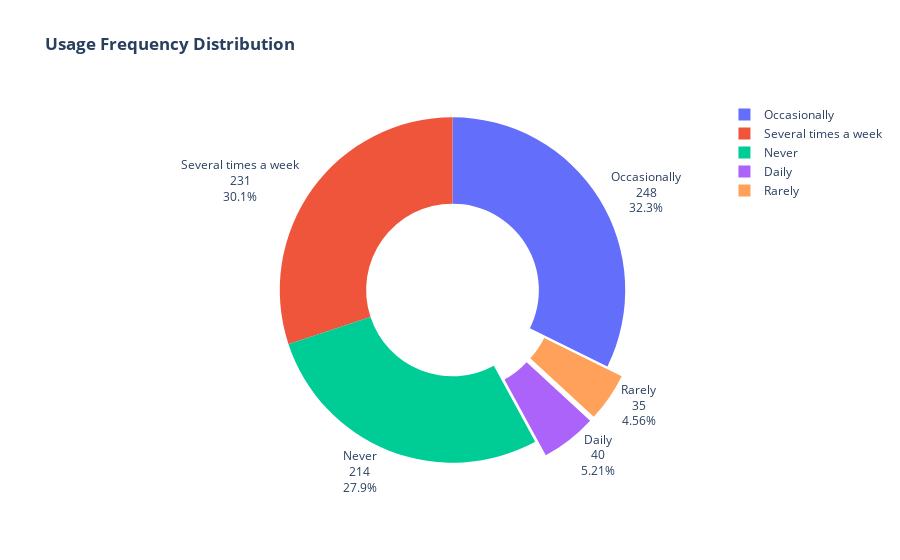

Notebook code for this chart:
### Code cell
import plotly.graph_objects as go

labels = data['Usage_Freq'].unique()
values = data['Usage_Freq'].value_counts()

# Define explode values; set non-zero values for the slices you want to explode
explode = [0.1 if label in ['Rarely', 'Daily'] else 0 for label in labels]

fig = go.Figure(data=[go.Pie(labels=labels, values=values, textinfo='label+percent+value',
                             hole=.5, pull=explode,
                             textposition='outside')])

fig.update_layout(title_text="<b>Usage Frequency Distribution</b>")

fig.show()

### Figure 1 — Plotly figure (JSON) as saved in the notebook; plotly's stock layout.template omitted (floating-point values rounded to 4 significant figures)
{"data": [{"hole": 0.5, "labels": ["Occasionally", "Several times a week", "Never", "Daily", "Rarely"], "pull": [0, 0, 0, 0.1, 0.1], "textinfo": "label+percent+value", "textposition": "outside", "type": "pie", "values": [248, 231, 214, 40, 35]}], "layout": {"title": {"text": "<b>Usage Frequency Distribution</b>"}}}
